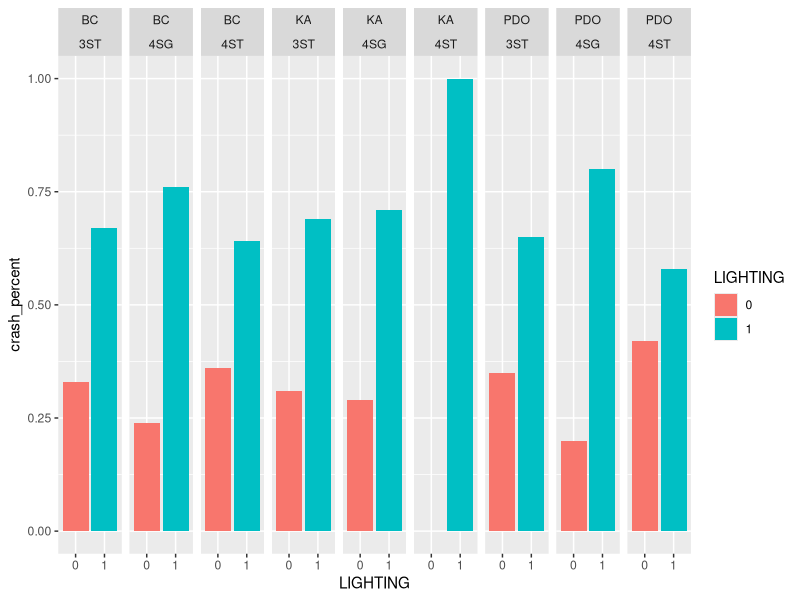
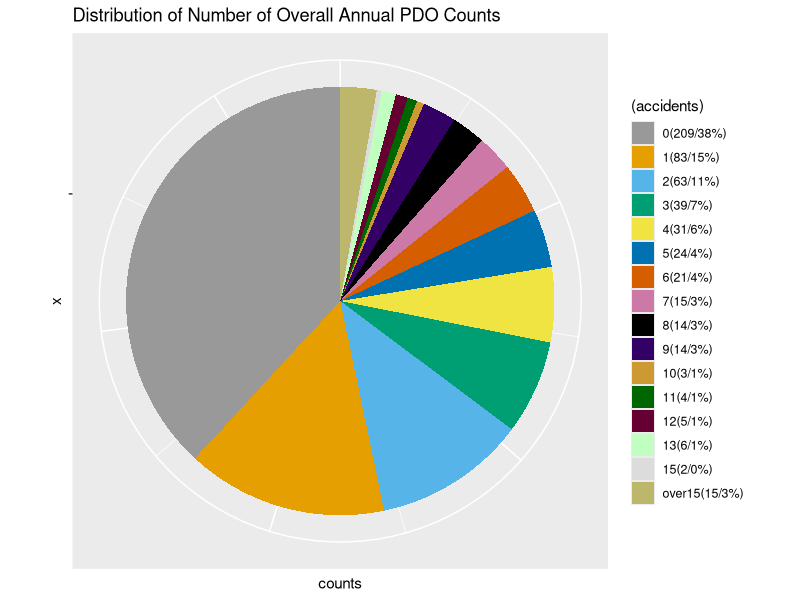
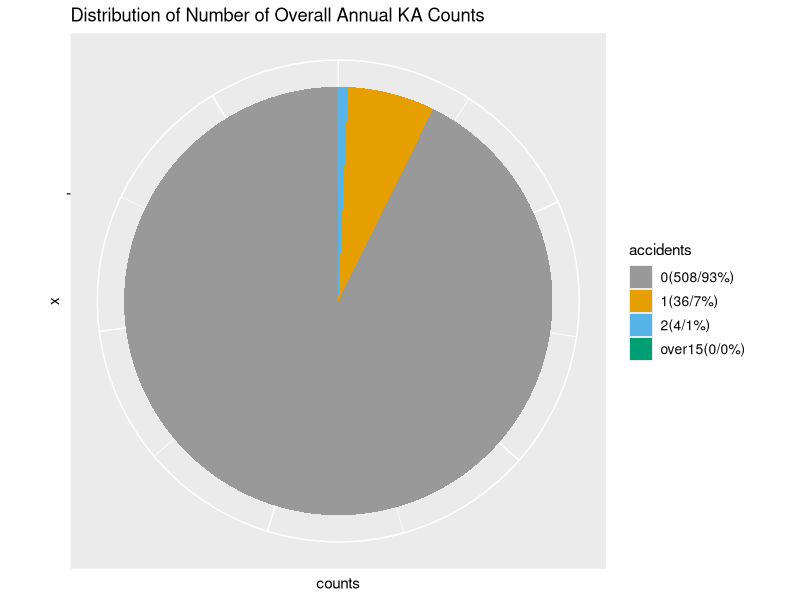
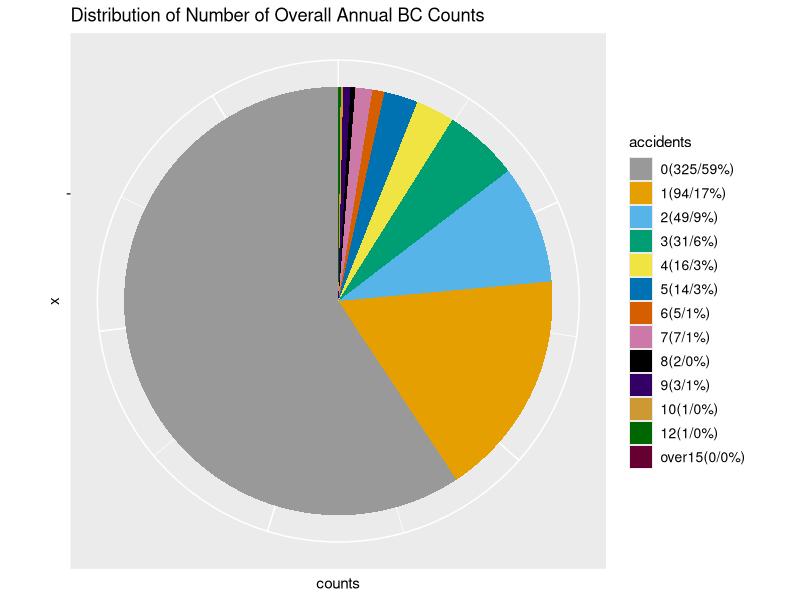
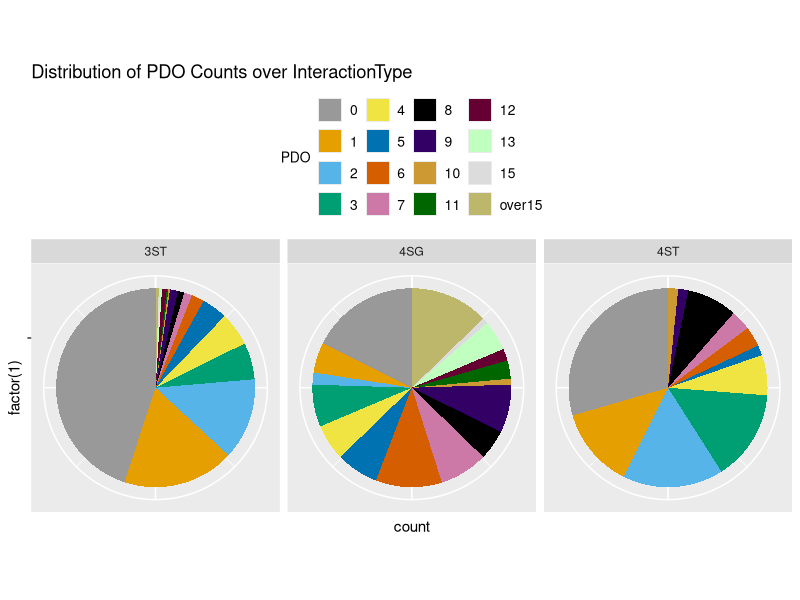
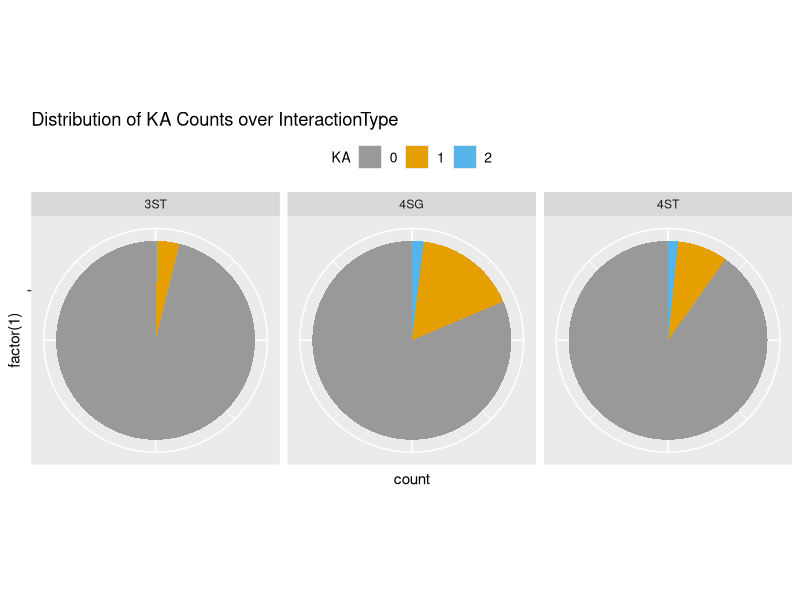
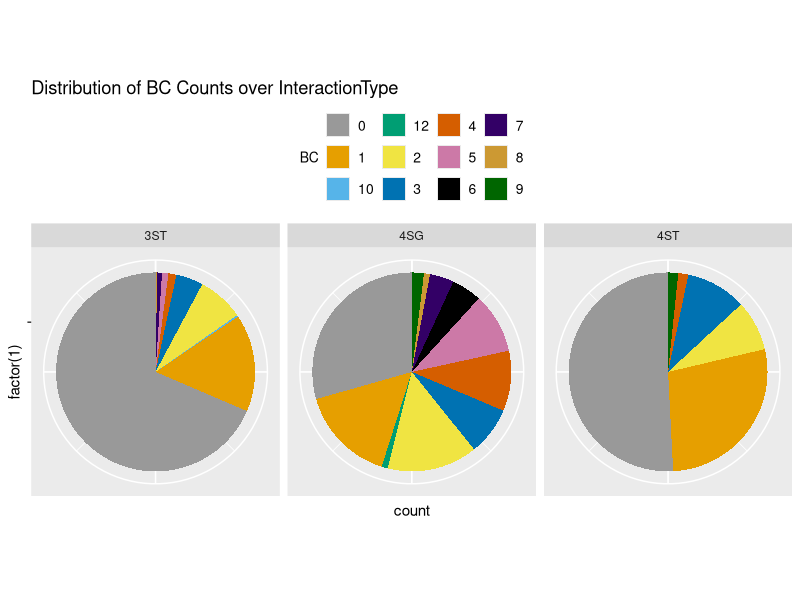
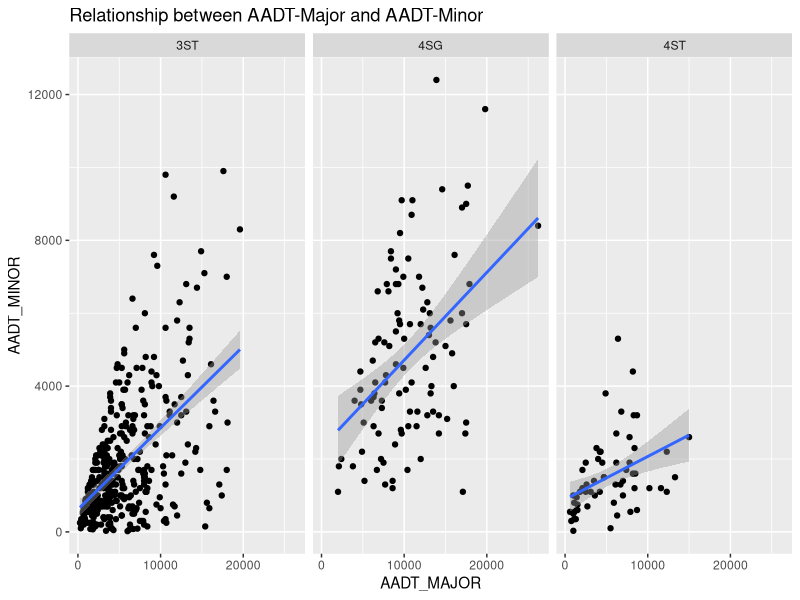

Write R code to recreate these figures, in order. (Note: this script raises an error after producing the figures.)
## ---- chunk 1
library(tidyverse)
library(gridExtra)
dat_1 = read.csv('./../data/3ST.csv')
dat_2 = read.csv('./../data/4ST.csv')
dat_3 = read.csv('./../data/4SG.csv')
dat_all = rbind(dat_1,dat_2,dat_3)
dat_all$INTERTYPE = c(rep('3ST',nrow(dat_1)),rep('4ST',nrow(dat_2)),rep('4SG',nrow(dat_3)))
## ---- chunk 2
cbPalette <- c("#999999", "#E69F00", "#56B4E9", "#009E73",
               "#F0E442","#0072B2","#D55E00","#CC79A7",
               "#000000","#330066","#CC9933","#006600",
               "#660033","#C1FFC1","#DCDCDC","#BDB76B","#FFD39B"
               )

tab1 = table(dat_all$PDO)
over15 = sum(tab1[which(as.numeric(names(tab1))>15)])
tab1 = tab1[which(as.numeric(names(tab1))<=15)]
accidents = c(names(tab1),'over15')
accidents=factor(accidents,levels=c("0" ,"1", "2", "3", "4", "5", "6" ,"7" ,"8" ,"9", "10", "11", "12", "13", "15","over15"))
tab1 = data.frame(counts=c(as.vector(tab1),over15),accidents=accidents)
tab1 = tab1 %>% mutate(labels=
           paste(accidents,"(",counts,"/",round(counts/sum(counts),2)*100,"%",")",sep=""))
p111 = ggplot(tab1,aes(x="",y=counts,fill=(accidents)))+
  geom_bar(stat='identity')+coord_polar("y")+
  scale_fill_manual(values =cbPalette,labels=tab1$labels)+
  theme(legend.text = element_text(size = 9),axis.text = element_blank())+
  ggtitle("Distribution of Number of Overall Annual PDO Counts")
png(file="./../../report/image/p1.png")
p111
dev.off()
## ---- chunk 3
tab1 = table(dat_all$KA)
over15 = sum(tab1[which(as.numeric(names(tab1))>15)])
tab1 = tab1[which(as.numeric(names(tab1))<=15)]
accidents = c(names(tab1),'over15')
accidents=factor(accidents,levels=c(names(tab1),'over15'))
tab1 = data.frame(counts=c(as.vector(tab1),over15),accidents)
tab1 = tab1 %>% mutate(labels=
           paste(accidents,"(",counts,"/",round(counts/sum(counts),2)*100,"%",")",sep=""))
p112 = ggplot(tab1,aes(x="factor(1)",y=counts,fill=accidents))+
  geom_bar(stat='identity')+coord_polar("y")+
  scale_fill_manual(values =cbPalette,labels=tab1$labels)+
  theme(legend.text = element_text(size = 10),axis.text = element_blank())+
  ggtitle("Distribution of Number of Overall Annual KA Counts")
png(file="./../../report/image/p112.png")
p112
dev.off()
## ---- chunk 4
tab1 = table(dat_all$BC)
over15 = sum(tab1[which(as.numeric(names(tab1))>15)])
tab1 = tab1[which(as.numeric(names(tab1))<=15)]
accidents = c(names(tab1),'over15')
accidents=factor(accidents,levels=c(names(tab1),'over15'))
tab1 = data.frame(counts=c(as.vector(tab1),over15),accidents)
tab1 = tab1 %>% mutate(labels=
           paste(accidents,"(",counts,"/",round(counts/sum(counts),2)*100,"%",")",sep=""))
p113 = ggplot(tab1,aes(x="factor(1)",y=counts,fill=accidents))+
  geom_bar(stat='identity')+coord_polar("y")+
  scale_fill_manual(values =cbPalette,labels=tab1$labels)+
  theme(legend.text = element_text(size = 10),axis.text = element_blank())+
  ggtitle("Distribution of Number of Overall Annual BC Counts")
png(file="./../../report/image/p113.png")
p113
dev.off()
## ---- chunk 5
library(data.table)
dat_1_trans = dat_1 %>% gather(PDO,KA,BC,key='crashtype',value='counts')%>%
  rowwise %>% mutate(counts = ifelse(counts==0,list(0),list(1:counts))) %>% unnest(counts) %>%
  mutate(counts = as.numeric(counts>0))
dat_2_trans = dat_2 %>% gather(PDO,KA,BC,key='crashtype',value='counts')%>%
  rowwise %>% mutate(counts = ifelse(counts==0,list(0),list(1:counts))) %>% unnest(counts) %>%
  mutate(counts = as.numeric(counts>0))
dat_3_trans = dat_3 %>% gather(PDO,KA,BC,key='crashtype',value='counts')%>%
  rowwise %>% mutate(counts = ifelse(counts==0,list(0),list(1:counts))) %>% unnest(counts) %>%
  mutate(counts = as.numeric(counts>0))
dat_all_trans = rbind(dat_1_trans,dat_2_trans,dat_3_trans)
dat_all_trans$intertype = c(rep('3ST',nrow(dat_1_trans)),rep('4ST',nrow(dat_2_trans)),rep('4SG',nrow(dat_3_trans)))
## ---- chunk 6
datplot = dat_all
datplot$PDO[which(datplot$PDO>15)] = 'over15'
datplot$PDO=factor(datplot$PDO,levels=c(as.character(0:15),'over15'))
p121_PDO = ggplot(datplot,aes(x=factor(1),fill=PDO))+
  geom_bar(position = 'fill')+
  coord_polar("y")+
  scale_fill_manual(values =cbPalette )+
  facet_wrap(~INTERTYPE)+
  theme(legend.text = element_text(size = 10),
        axis.text = element_blank(),
        legend.position = 'top',
        legend.title=element_text(size=10))+
  ggtitle("Distribution of PDO Counts over InteractionType")
png(file="./../../report/image/p121_PDO.png")
p121_PDO
dev.off()
## ---- chunk 7
datplot = dat_all
datplot$KA[which(datplot$KA>15)] = 'over15'
datplot$PDO=factor(datplot$PDO,levels=c(as.character(0:15),'over15'))
p121_KA = ggplot(datplot,aes(x=factor(1),fill=KA))+
  geom_bar(position = 'fill')+
  coord_polar("y")+
  scale_fill_manual(values =cbPalette )+
  facet_wrap(~INTERTYPE)+
  theme(legend.text = element_text(size = 10),
        axis.text = element_blank(),
        legend.position = 'top',
        legend.title=element_text(size=10))+
  ggtitle("Distribution of KA Counts over InteractionType")
png(file="./../../report/image/p121_KA.png")
p121_KA
dev.off()
## ---- chunk 8
datplot = dat_all
datplot$BC[which(datplot$BC>15)] = 'over15'
datplot$PDO=factor(datplot$PDO,levels=c(as.character(0:15),'over15'))
p121_BC = ggplot(datplot,aes(x=factor(1),fill=BC))+
  geom_bar(position = 'fill')+
  coord_polar("y")+
  scale_fill_manual(values =cbPalette )+
  facet_wrap(~INTERTYPE)+
  theme(legend.text = element_text(size = 10),
        axis.text = element_blank(),
        legend.position = 'top',
        legend.title=element_text(size=10))+
  ggtitle("Distribution of BC Counts over InteractionType")
png(file="./../../report/image/p121_BC.png")
p121_BC
dev.off()
## ---- chunk 9
g1 = dat_all %>% ggplot(aes(AADT_MAJOR,AADT_MINOR))+geom_point()+
  geom_smooth(method='lm')+ggtitle('Relationship between AADT-Major and AADT-Minor')+facet_grid(~INTERTYPE)
ggsave(file="./../../report/image/major_minor.png", g1)
cor(dat_all$AADT_MAJOR,dat_all$AADT_MINOR)
dat_all%>% group_by(INTERTYPE) %>% summarise(r=cor(AADT_MAJOR,AADT_MINOR))
## ---- chunk 10
p122_overall_pdo = dat_all %>% mutate(PDO_ACCIDENT=as.numeric(PDO>0)) %>% 
  ggplot(aes(y=AADT_MAJOR))+geom_boxplot(notch=TRUE)+facet_grid(.~PDO_ACCIDENT)+ggtitle("PDO vs AADT_MAJOR")
ggsave(file="./../../report/image/major_all_pdo.png", p122_overall_pdo)

p122_overall_ka = dat_all %>% mutate(PDO_ACCIDENT=as.numeric(KA>0)) %>% 
  ggplot(aes(y=AADT_MAJOR))+geom_boxplot(notch=TRUE)+facet_grid(.~PDO_ACCIDENT)+ggtitle("KA vs AADT_MAJOR")

p122_overall_bc = dat_all %>% mutate(PDO_ACCIDENT=as.numeric(BC>0)) %>% 
  ggplot(aes(y=AADT_MAJOR))+geom_boxplot(notch=TRUE)+facet_grid(.~PDO_ACCIDENT)+ggtitle("BC vs AADT_MAJOR")
## ---- chunk 11
p122_pdo = dat_all %>% mutate(PDO_ACCIDENT=as.numeric(PDO>0)) %>% 
  ggplot(aes(y=AADT_MAJOR))+geom_boxplot(notch=TRUE)+facet_grid(INTERTYPE~PDO_ACCIDENT)+ggtitle("PDO vs AADT_MAJOR across InteractionType")

p122_ka = dat_all %>% mutate(PDO_ACCIDENT=as.numeric(KA>0)) %>% 
  ggplot(aes(y=AADT_MAJOR))+geom_boxplot(notch=TRUE)+facet_grid(INTERTYPE~PDO_ACCIDENT)+ggtitle("KA vs AADT_MAJOR across InteractionType")
ggsave(file="./../../report/image/major_ka.png", p122_ka)

p122_bc = dat_all %>% mutate(PDO_ACCIDENT=as.numeric(BC>0)) %>% 
  ggplot(aes(y=AADT_MAJOR))+geom_boxplot(notch=TRUE)+facet_grid(INTERTYPE~PDO_ACCIDENT)+ggtitle("BC vs AADT_MAJOR across InteractionType")
ggsave(file="./../../report/image/major_bc.png", p122_bc)
## ---- chunk 12
p123_overall_pdo = dat_all %>% mutate(PDO_ACCIDENT=as.numeric(PDO>0)) %>% 
  ggplot(aes(y=AADT_MINOR))+geom_boxplot(notch=TRUE)+facet_grid(.~PDO_ACCIDENT)+ggtitle("PDO vs AADT_MINOR")
ggsave(file="./../../report/image/minor_all_pdo.png", p123_overall_pdo)

p123_overall_ka = dat_all %>% mutate(PDO_ACCIDENT=as.numeric(KA>0)) %>% 
  ggplot(aes(y=AADT_MINOR))+geom_boxplot(notch=TRUE)+facet_grid(.~PDO_ACCIDENT)+ggtitle("KA vs AADT_MINOR")

p123_overall_bc = dat_all %>% mutate(PDO_ACCIDENT=as.numeric(BC>0)) %>% 
  ggplot(aes(y=AADT_MINOR))+geom_boxplot(notch=TRUE)+facet_grid(.~PDO_ACCIDENT)+ggtitle("BC vs AADT_MINOR")
## ---- chunk 13
P123_pdo = dat_all %>% mutate(PDO_ACCIDENT=as.numeric(PDO>0)) %>% 
  ggplot(aes(y=AADT_MINOR))+geom_boxplot(notch=TRUE)+facet_grid(INTERTYPE~PDO_ACCIDENT)+ggtitle("PDO vs AADT_MINOR across InteractionType")
ggsave(file="./../../report/image/minor_pdo.png", P123_pdo)

P123_ka = dat_all %>% mutate(PDO_ACCIDENT=as.numeric(KA>0)) %>% 
  ggplot(aes(y=AADT_MINOR))+geom_boxplot(notch=TRUE)+facet_grid(INTERTYPE~PDO_ACCIDENT)+ggtitle("KA vs AADT_MINOR across InteractionType")

P123_bc = dat_all %>% mutate(PDO_ACCIDENT=as.numeric(BC>0)) %>% 
  ggplot(aes(y=AADT_MINOR))+geom_boxplot(notch=TRUE)+facet_grid(INTERTYPE~PDO_ACCIDENT)+ggtitle("BC vs AADT_MINOR across InteractionType")
## ---- chunk 14
p123_overall_pdo = dat_all %>% mutate(PDO_ACCIDENT=as.numeric(PDO>0)) %>% 
  ggplot(aes(y=SKEW_ANGLE))+geom_boxplot(notch=TRUE)+facet_grid(.~PDO_ACCIDENT)+ggtitle("PDO vs SKEW_ANGLE")
ggsave(file="./../../report/image/angle_all_pdo.png", p123_overall_pdo)

p123_overall_ka = dat_all %>% mutate(PDO_ACCIDENT=as.numeric(KA>0)) %>% 
  ggplot(aes(y=SKEW_ANGLE))+geom_boxplot(notch=TRUE)+facet_grid(.~PDO_ACCIDENT)+ggtitle("KA vs SKEW_ANGLE")

p123_overall_bc = dat_all %>% mutate(PDO_ACCIDENT=as.numeric(BC>0)) %>% 
  ggplot(aes(y=SKEW_ANGLE))+geom_boxplot(notch=TRUE)+facet_grid(.~PDO_ACCIDENT)+ggtitle("BC vs SKEW_ANGLE")
## ---- chunk 15
p123_pdo = dat_all %>% mutate(PDO_ACCIDENT=as.numeric(PDO>0)) %>% 
  ggplot(aes(y=SKEW_ANGLE))+geom_boxplot(notch=TRUE)+facet_grid(INTERTYPE~PDO_ACCIDENT)+ggtitle("PDO vs SKEW_ANGLE across InteractionType")
ggsave(file="./../../report/image/angle_pdo.png", p123_pdo)

p123_ka = dat_all %>% mutate(PDO_ACCIDENT=as.numeric(KA>0)) %>% 
  ggplot(aes(y=SKEW_ANGLE))+geom_boxplot(notch=TRUE)+facet_grid(INTERTYPE~PDO_ACCIDENT)+ggtitle("KA vs SKEW_ANGLE across InteractionType")

p123_bc = dat_all %>% mutate(PDO_ACCIDENT=as.numeric(BC>0)) %>% 
  ggplot(aes(y=SKEW_ANGLE))+geom_boxplot(notch=TRUE)+facet_grid(INTERTYPE~PDO_ACCIDENT)+ggtitle("BC vs SKEW_ANGLE across InteractionType")
## ---- chunk 16
dat_all$crash = as.numeric((dat_all$PDO+dat_all$BC+dat_all$KA)>0)

getcatgraph <- function(v,crash){
  if(crash=='PDO'){a=25;b=0.5}
  if(crash=='KA'){a=3;b=1}
  if(crash=='BC'){a=20;b=1}
  if(crash=='crash'){a=2;b=1}
  g1 = dat_all %>% filter(!!sym(v)==0) %>% group_by(!!sym(crash)) %>% summarise(count=n()) %>% mutate(percent=round(count/sum(count),2)) %>% ggplot(aes(x=!!sym(crash),y=percent))+
    geom_bar(stat='identity')+coord_flip()+xlim(c(-1,a))+ylim(c(0,b))+
    ggtitle(c(paste("Distribution of overall",as.character(crash),"Counts without",as.character(v))))
  g2 = dat_all %>% filter(!!sym(v)==1) %>% group_by(!!sym(crash)) %>% summarise(count=n()) %>% mutate(percent=round(count/sum(count),2)) %>% ggplot(aes(x=!!sym(crash),y=percent))+
    geom_bar(stat='identity')+coord_flip()+xlim(c(-1,a))+ylim(c(0,b))+
    ggtitle(c(paste("Distribution of overall",as.character(crash),"Counts with",as.character(v))))
  
  g <- arrangeGrob(g1,g2,nrow=2) 
  ggsave(file=paste("./../../report/image/",as.character(v),"_all_",as.character(crash),".png",sep=""), g)
  
  
  g1 = dat_all %>% filter(!!sym(v)==0,INTERTYPE=='3ST') %>% group_by(!!sym(crash)) %>% summarise(count=n()) %>% mutate(percent=round(count/sum(count),2)) %>% ggplot(aes(x=!!sym(crash),y=percent))+
    geom_bar(stat='identity')+coord_flip()+xlim(c(-1,a))+ylim(c(0,b))+
    ggtitle(paste("Distribution of 3ST",as.character(crash),"Counts without",as.character(v)))
  g2 = dat_all %>% filter(!!sym(v)==1,INTERTYPE=='3ST') %>% group_by(!!sym(crash)) %>% summarise(count=n()) %>% mutate(percent=round(count/sum(count),2)) %>% ggplot(aes(x=!!sym(crash),y=percent))+
    geom_bar(stat='identity')+coord_flip()+xlim(c(-1,a))+ylim(c(0,b))+
    ggtitle(paste("Distribution of 3ST",as.character(crash),"Counts with",as.character(v)))
  
  g <- arrangeGrob(g1,g2,nrow=2)
  ggsave(file=paste("./../../report/image/",v,"_3ST_",crash,".png",sep=""), g)
  
  g1 = dat_all %>% filter(!!sym(v)==0,INTERTYPE=='4ST') %>% group_by(!!sym(crash)) %>% summarise(count=n()) %>% mutate(percent=round(count/sum(count),2)) %>% ggplot(aes(x=!!sym(crash),y=percent))+
    geom_bar(stat='identity')+coord_flip()+xlim(c(-1,a))+ylim(c(0,b))+
    ggtitle(paste("Distribution of 4ST",crash,"Counts without",v))
  g2 = dat_all %>% filter(!!sym(v)==1,INTERTYPE=='4ST') %>% group_by(!!sym(crash)) %>% summarise(count=n()) %>% mutate(percent=round(count/sum(count),2)) %>% ggplot(aes(x=!!sym(crash),y=percent))+
    geom_bar(stat='identity')+coord_flip()+xlim(c(-1,a))+ylim(c(0,b))+
    ggtitle(paste("Distribution of 4ST",crash,"Counts with",v))
  
  g <- arrangeGrob(g1,g2,nrow=2)
  ggsave(file=paste("./../../report/image/",v,"_4ST_",crash,".png",sep=""), g)
  
  g1 = dat_all %>% filter(!!sym(v)==0,INTERTYPE=='4SG') %>% group_by(!!sym(crash)) %>% summarise(count=n()) %>% mutate(percent=round(count/sum(count),2)) %>% ggplot(aes(x=!!sym(crash),y=percent))+
    geom_bar(stat='identity')+coord_flip()+xlim(c(-1,a))+ylim(c(0,b))+
    ggtitle(paste("Distribution of 4SG",crash,"Counts without",v))
  g2 = dat_all %>% filter(!!sym(v)==1,INTERTYPE=='4SG') %>% group_by(!!sym(crash)) %>% summarise(count=n()) %>% mutate(percent=round(count/sum(count),2)) %>% ggplot(aes(x=!!sym(crash),y=percent))+
    geom_bar(stat='identity')+coord_flip()+xlim(c(-1,a))+ylim(c(0,b))+
    ggtitle(paste("Distribution of 4SG",crash,"Counts with",v))
  
  g <- arrangeGrob(g1,g2,nrow=2)
  ggsave(file=paste("./../../report/image/",v,"_4SG_",crash,".png",sep=""), g)
  
}
## ---- chunk 17
getcatgraph("LIGHTING","PDO")
getcatgraph("LIGHTING","KA")
getcatgraph("LIGHTING","BC")
table(dat_all$LIGHTING)
## ---- chunk 18
dat_all_trans %>% group_by(crashtype,intertype,LIGHTING) %>% summarise(count=sum(counts)) %>% mutate(crash_percent=round(count/sum(count),2),LIGHTING=as.character(LIGHTING)) %>%
  ggplot(aes(x=LIGHTING,y=crash_percent,fill=LIGHTING))+geom_bar(stat='identity')+
  facet_grid(~crashtype+intertype)
## ---- chunk 19
table(dat_all$APPROACH_LEFTTURN,dat_all$INTERTYPE)
getcatgraph("APPROACH_LEFTTURN","PDO")
# too less obs in PDO 4ST
getcatgraph("APPROACH_LEFTTURN","KA")
getcatgraph("APPROACH_LEFTTURN","BC")

# not partitioned by crashtype
g1 = dat_all %>% mutate(APPROACH_LEFTTURN=as.character(APPROACH_LEFTTURN)) %>%
  group_by(APPROACH_LEFTTURN,INTERTYPE) %>% 
  summarise(crash_percent = mean(crash)) %>% 
  ggplot(aes(x=APPROACH_LEFTTURN,y=crash_percent,fill=APPROACH_LEFTTURN))+geom_bar(stat='identity')+
  facet_grid(~INTERTYPE)+ggtitle('Distribution of Crash-rate over Approach Left-Turn across Intersection Type')
ggsave(file="./../../report/image/approach-left-turn.png", g1)

g1 = dat_all %>% mutate(APPROACH_LEFTTURN=as.character(APPROACH_LEFTTURN)) %>%
  group_by(APPROACH_LEFTTURN) %>% 
  summarise(crash_percent = mean(crash)) %>% 
  ggplot(aes(x=APPROACH_LEFTTURN,y=crash_percent,fill=APPROACH_LEFTTURN))+geom_bar(stat='identity')+ggtitle('Overall Distribution of Crash-rate over Approach Left-Turn')
ggsave(file="./../../report/image/approach-left-turn-all.png", g1)

## ---- chunk 20
table(dat_all$APPROACH_RIGHTTURN,dat_all$INTERTYPE)
getcatgraph("APPROACH_RIGHTTURN","PDO")
# too less obs in PDO 4ST
getcatgraph("APPROACH_RIGHTTURN","KA")
getcatgraph("APPROACH_RIGHTTURN","BC")

# not partitioned by crashtype
g1 = dat_all %>% mutate(APPROACH_RIGHTTURN=as.character(APPROACH_RIGHTTURN)) %>%
  group_by(APPROACH_RIGHTTURN,INTERTYPE) %>% 
  summarise(crash_percent = mean(crash)) %>% 
  ggplot(aes(x=APPROACH_RIGHTTURN,y=crash_percent,fill=APPROACH_RIGHTTURN))+geom_bar(stat='identity')+
  facet_grid(~INTERTYPE)+ggtitle('Distribution of Crash-rate over Approach Right-Turn across Intersection Type')
ggsave(file="./../../report/image/approach-right-turn.png", g1)

g1 = dat_all %>% mutate(APPROACH_RIGHTTURN=as.character(APPROACH_RIGHTTURN)) %>%
  group_by(APPROACH_RIGHTTURN) %>% 
  summarise(crash_percent = mean(crash)) %>% 
  ggplot(aes(x=APPROACH_RIGHTTURN,y=crash_percent,fill=APPROACH_RIGHTTURN))+geom_bar(stat='identity')+ggtitle('Overall Distribution of Crash-rate over Approach Right-Turn')
ggsave(file="./../../report/image/approach-right-turn-all.png", g1)
## ---- chunk 21
dat_all$turn = as.numeric(dat_all$APPROACH_LEFTTURN+dat_all$APPROACH_RIGHTTURN>0)
table(dat_all$turn,dat_all$INTERTYPE)

# not partitioned by crashtype
g1 = dat_all %>% mutate(turn=as.character(turn)) %>%
  group_by(turn,INTERTYPE) %>% 
  summarise(crash_percent = mean(crash)) %>% 
  ggplot(aes(x=turn,y=crash_percent,fill=turn))+geom_bar(stat='identity')+
  facet_grid(~INTERTYPE)+ggtitle('Distribution of Crash-rate over Approach Turn across Intersection Type')
ggsave(file="./../../report/image/approach-turn.png", g1)

g1 = dat_all %>% mutate(turn=as.character(turn)) %>%
  group_by(turn) %>% 
  summarise(crash_percent = mean(crash)) %>% 
  ggplot(aes(x=turn,y=crash_percent,fill=turn))+geom_bar(stat='identity')+ggtitle('Overall Distribution of Crash-rate over Approach Turn')
ggsave(file="./../../report/image/approach-turn-all.png", g1)
